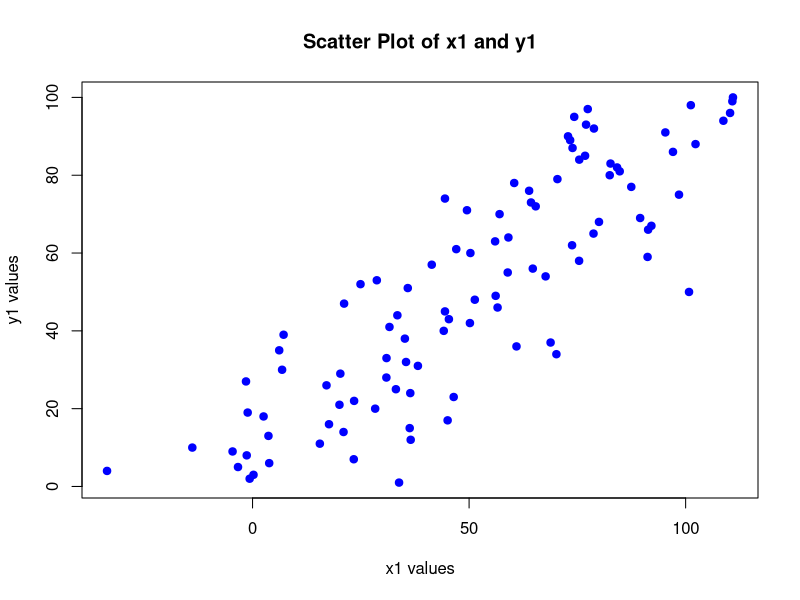
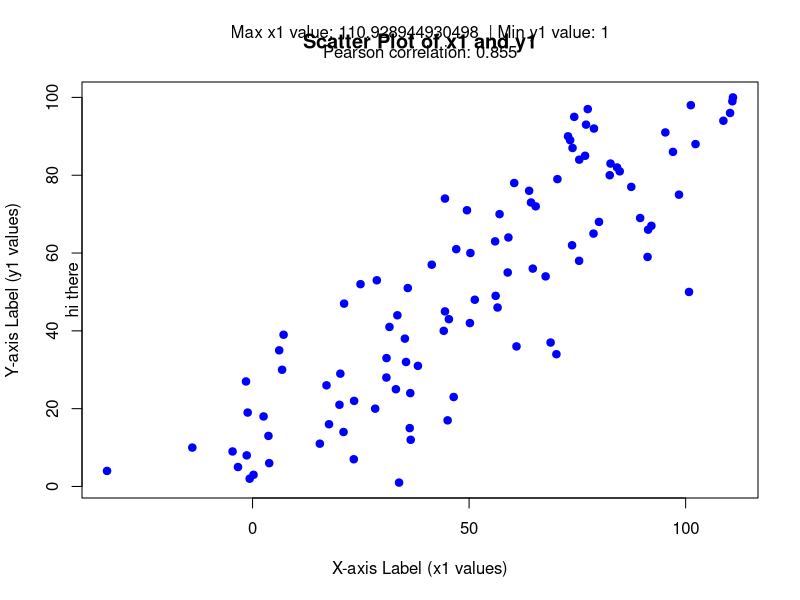
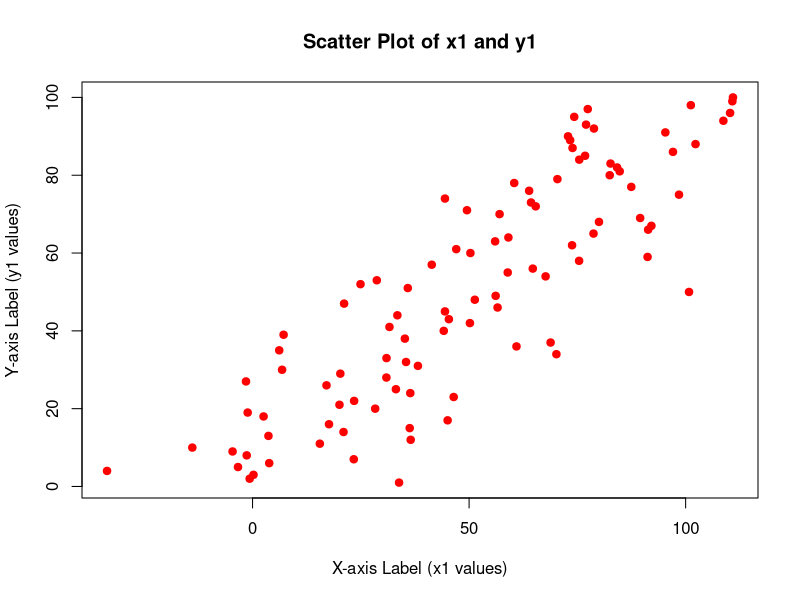
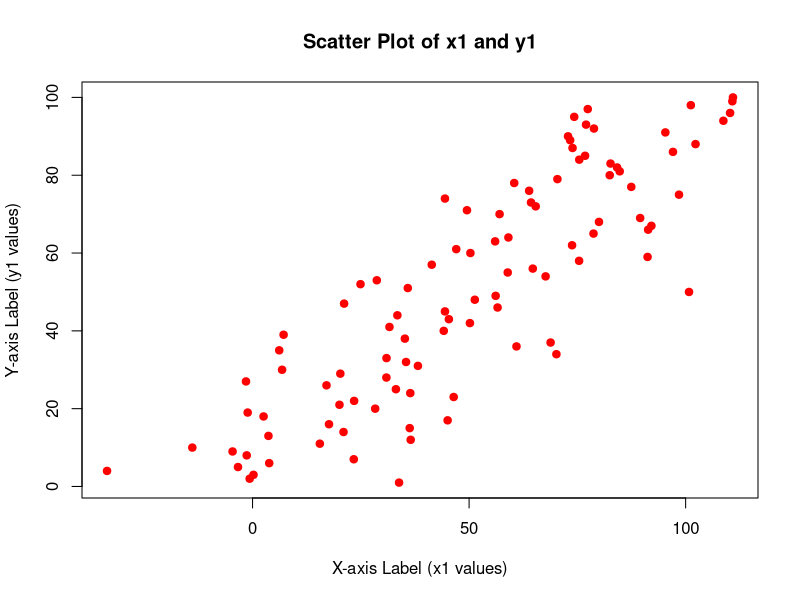
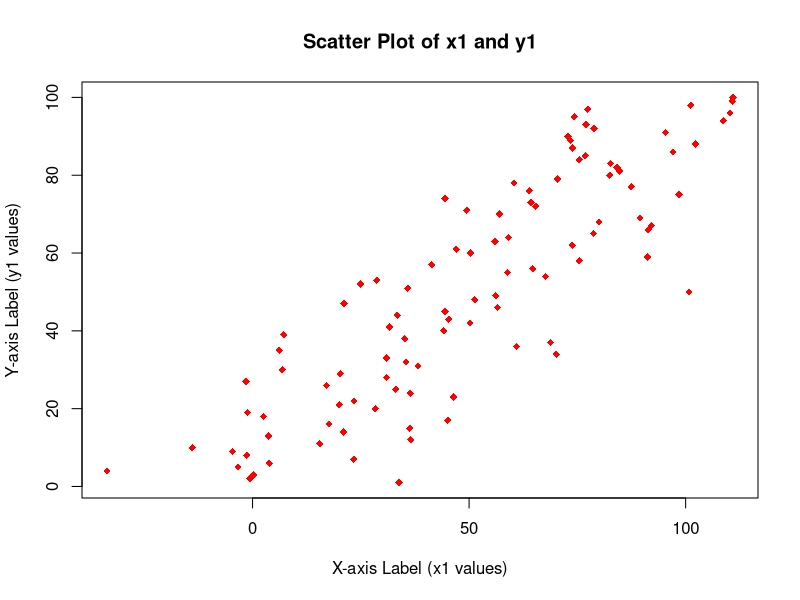
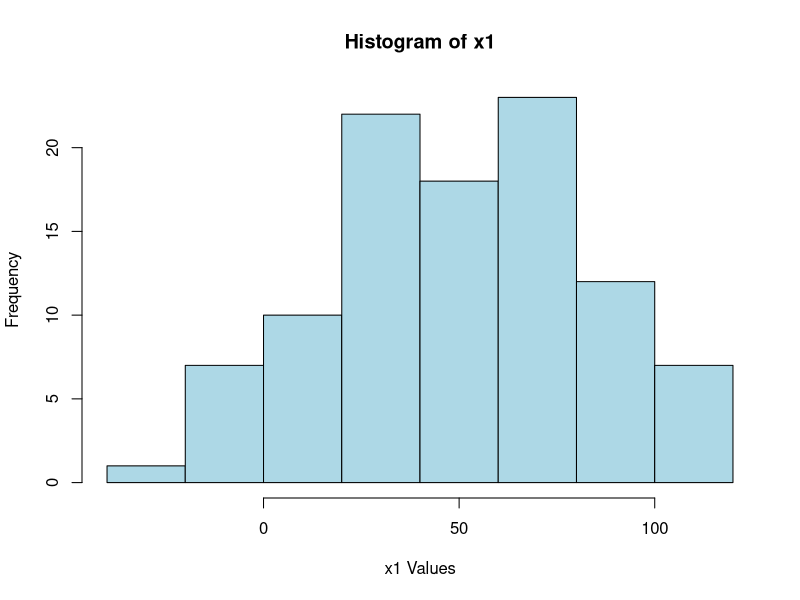
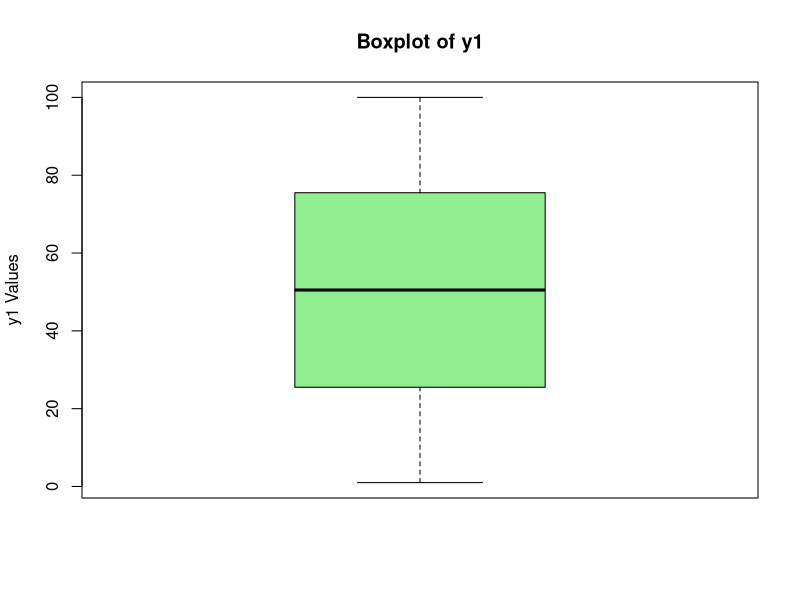
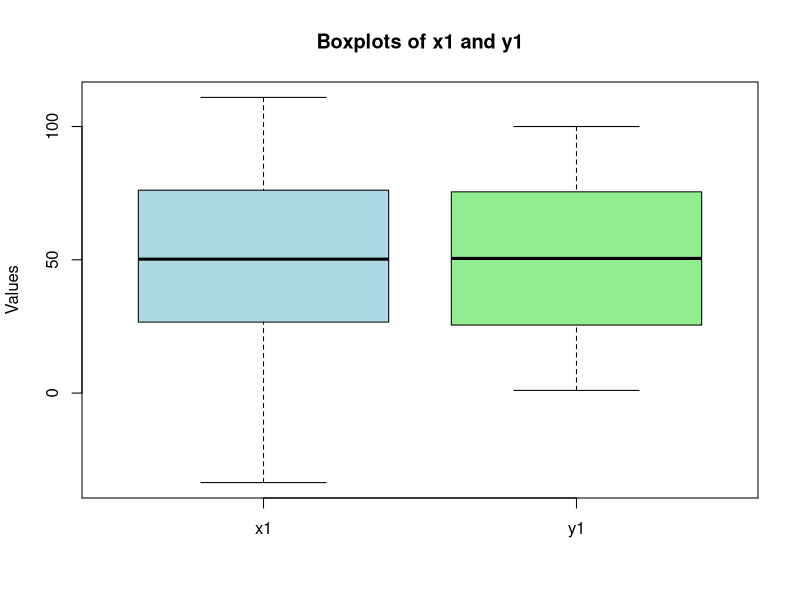

These charts were generated, in order, by the following R code:
# Set seed for reproducibility
set.seed(1001)

# Generate the x1 and y1 vectors
x1 = 1:100 + rnorm(100, mean = 0, sd = 15)
y1 = 1:100

# Create a scatter plot with a title
plot(x1, y1, main = "Scatter Plot of x1 and y1", 
     xlab = "x1 values", ylab = "y1 values", pch = 19, col = "blue")

plot(x1, y1, main = "Scatter Plot of x1 and y1", 
     xlab = "X-axis Label (x1 values)", ylab = "Y-axis Label (y1 values)", 
     pch = 19, col = "blue")

# Add text in the margin of the plot
mtext(side = 2, text = "hi there")
# Add margin text using mtext() and paste()
mtext(side = 3, text = paste("Max x1 value:", max(x1), " | Min y1 value:", min(y1)), line = 2)

# Calculate Pearson correlation between x1 and y1
correlation <- cor(x1, y1)

# Print the correlation result
print(paste("Pearson correlation between x1 and y1:", correlation))

# Use mtext() and paste() to display the correlation on the plot
mtext(side = 3, text = paste("Pearson correlation:", round(correlation, 3)), line = 1)

# Create a scatter plot with red color for the points
plot(x1, y1, main = "Scatter Plot of x1 and y1", 
     xlab = "X-axis Label (x1 values)", ylab = "Y-axis Label (y1 values)", 
     pch = 19, col = "red")

# Create a scatter plot with red color for the points and pch=19
plot(x1, y1, main = "Scatter Plot of x1 and y1", 
     xlab = "X-axis Label (x1 values)", ylab = "Y-axis Label (y1 values)", 
     pch = 19, col = "red")

# Create a scatter plot with red triangles for the points
plot(x1, y1, main = "Scatter Plot of x1 and y1", 
     xlab = "X-axis Label (x1 values)", ylab = "Y-axis Label (y1 values)", 
     pch = 18, col = "red")


# Create a histogram of x1
hist(x1, 
     main = "Histogram of x1",      # Title of the histogram
     xlab = "x1 Values",            # X-axis label
     ylab = "Frequency",             # Y-axis label
     col = "lightblue",              # Bar color
     border = "black",               # Bar border color
     breaks = 10)                    # Number of bins

#Create a boxplot of y1
boxplot(y1, 
        main = "Boxplot of y1",       # Title of the boxplot
        ylab = "y1 Values",           # Y-axis label
        col = "lightgreen",           # Box color
        border = "black")             # Box border color

# Create boxplots of x1 and y1 in the same plot
boxplot(list(x1 = x1, y1 = y1), 
        main = "Boxplots of x1 and y1",  # Title of the plot
        ylab = "Values",                   # Y-axis label
        col = c("lightblue", "lightgreen"),  # Box colors
        names = c("x1", "y1"))            # Names for each box

# Create horizontal boxplots of x1 and y1 in the same plot
boxplot(list(x1 = x1, y1 = y1), 
        main = "Horizontal Boxplots of x1 and y1",  # Title of the plot
        xlab = "Values",                              # X-axis label
        col = c("lightblue", "lightgreen"),         # Box colors
        names = c("x1", "y1"),                       # Names for each box
        horizontal = TRUE)                           # Horizontal boxplots

# Set up the plotting area to have 2 rows and 1 column
par(mfrow = c(2, 1))

x11()
# Boxplot of x1 and y1
boxplot(list(x1 = x1, y1 = y1), 
        main = "Boxplots of x1 and y1",  # Title of the boxplot
        xlab = "Values",                  # X-axis label
        col = c("lightblue", "lightgreen"),  # Box colors
        names = c("x1", "y1"),           # Names for each box
        horizontal = TRUE)                # Horizontal boxplots

# Histogram of x1
hist(x1, 
     main = "Histogram of x1",         # Title of the histogram
     xlab = "x1 Values",               # X-axis label
     col = "lightblue",                # Color of the histogram
     border = "black")                 # Border color

# Reset plotting parameters to default
par(mfrow = c(1, 1))


# Set up the plotting area to have 1 row and 2 columns
par(mfrow = c(1, 2))

# Boxplot of x1 and y1
boxplot(list(x1 = x1, y1 = y1), 
        main = "Boxplots of x1 and y1",  # Title of the boxplot
        xlab = "Values",                  # X-axis label
        col = c("lightblue", "lightgreen"),  # Box colors
        names = c("x1", "y1"),           # Names for each box
        horizontal = FALSE)               # Vertical boxplots

# Histogram of x1
hist(x1, 
     main = "Histogram of x1",         # Title of the histogram
     xlab = "x1 Values",               # X-axis label
     col = "lightblue",                # Color of the histogram
     border = "black")                 # Border color

# Reset plotting parameters to default
par(mfrow = c(1, 1))